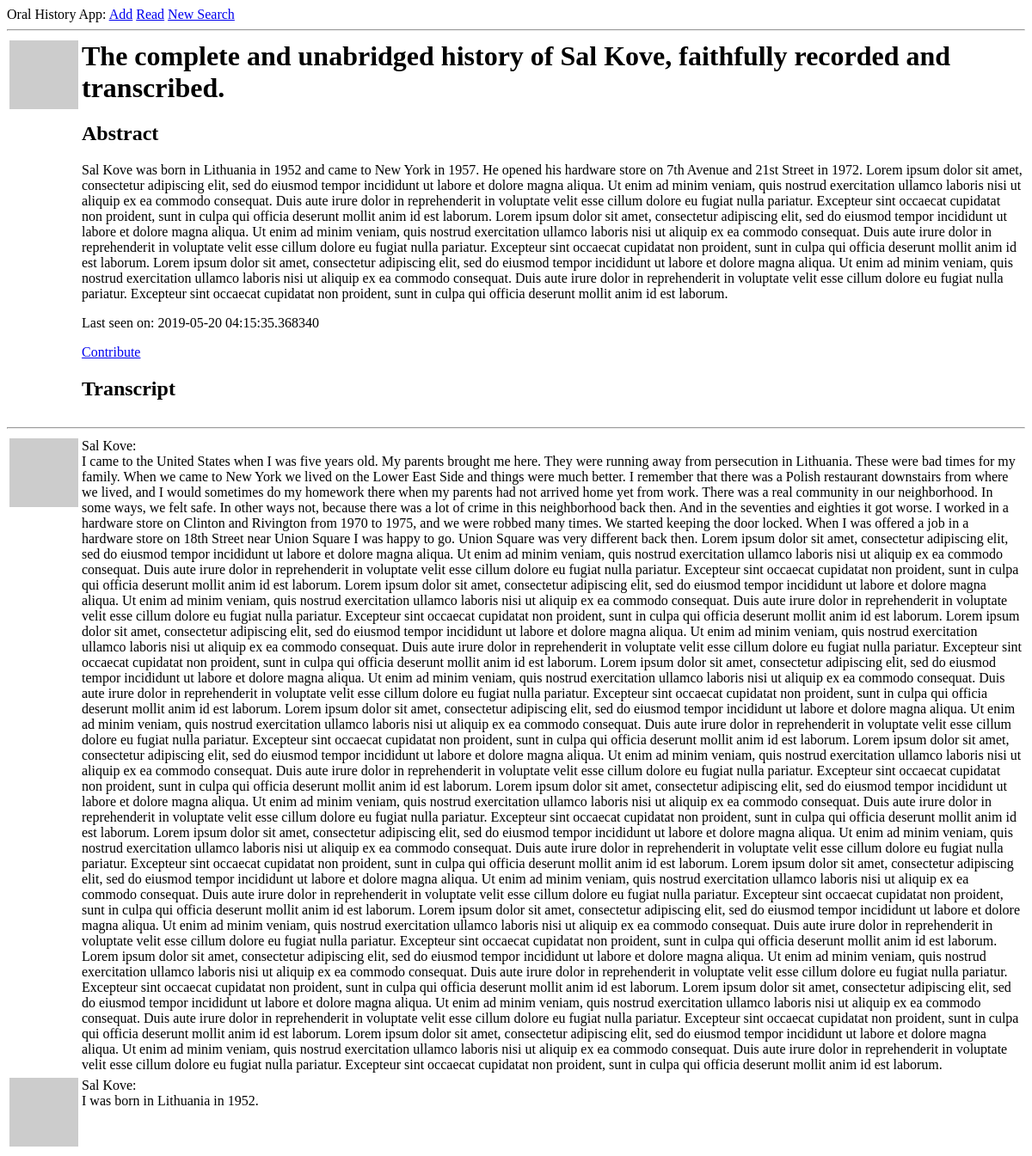
The app's page /user/Sal Kove (signed in), older data.
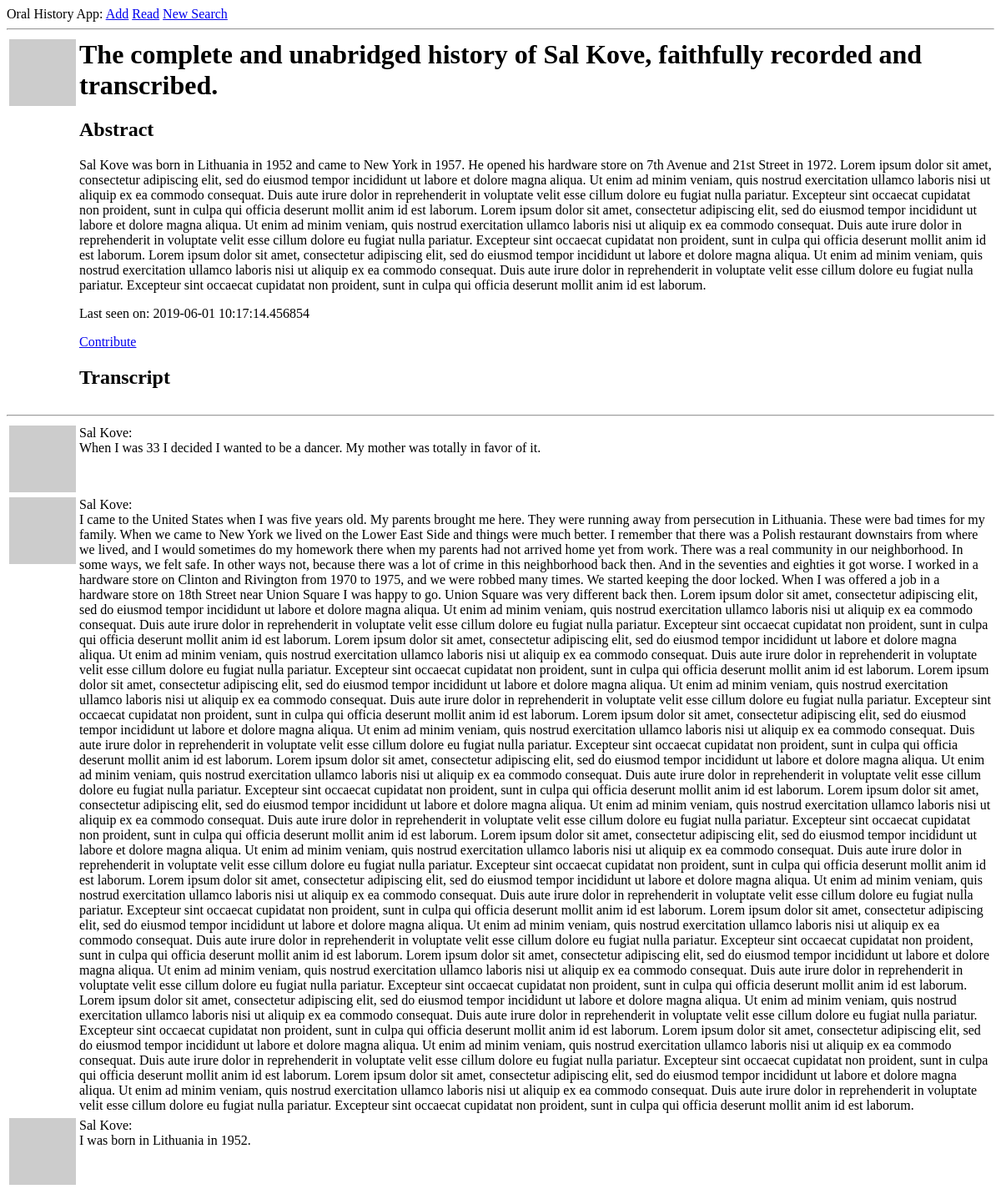
The same page, newer data.
### app/models.py (models this page shows, shortened)
class User(UserMixin, db.Model):
    id = db.Column(db.Integer, primary_key=True)
    username = db.Column(db.String(64), index=True, unique=True)
    email = db.Column(db.String(120), index=True, unique=True)
    password_hash = db.Column(db.String(128))
    posts = db.relationship('Post', backref='author', lazy='dynamic')
    about_me = db.Column(db.String(3000))
    last_seen = db.Column(db.DateTime, default=datetime.utcnow)
    followed = db.relationship(
        'User', secondary=followers,
        primaryjoin=(followers.c.follower_id == id),
        secondaryjoin=(followers.c.followed_id == id),
        backref=db.backref('followers', lazy='dynamic'), lazy='dynamic')
    def avatar(self, size):
        digest = md5(self.email.lower().encode('utf-8')).hexdigest()
        return 'https://www.gravatar.com/avatar/{}?d=identicon&s={}'.format(
            digest, size)
    def is_following(self, user):
        return self.followed.filter(
            followers.c.followed_id == user.id).count() > 0

class Post(db.Model):
    id = db.Column(db.Integer, primary_key=True)
    body = db.Column(db.String(10000))
    timestamp = db.Column(db.DateTime, index=True, default=datetime.utcnow)
    user_id = db.Column(db.Integer, db.ForeignKey('user.id'))

### app/routes.py (the view)
@app.route('/user/<username>')
@login_required
def user(username):
    user = User.query.filter_by(username=username).first_or_404()
    page = request.args.get('page', 1, type=int)
    posts = user.posts.order_by(Post.timestamp.desc()).paginate(
        page, app.config['POSTS_PER_PAGE'], False)
    next_url = url_for('user', username=user.username, page=posts.next_num) \
        if posts.has_next else None
    prev_url = url_for('user', username=user.username, page=posts.prev_num) \
        if posts.has_prev else None
    return render_template('user.html', user=user, posts=posts.items,
                           next_url=next_url, prev_url=prev_url)

### app/models.py (called while the page is built)
@login.user_loader
def load_user(id):
    return User.query.get(int(id))

### app/routes.py (called while the page is built)
@app.before_request
def before_request():
    if current_user.is_authenticated:
        current_user.last_seen = datetime.utcnow()
        db.session.commit()

### app/templates/user.html
{% extends "base.html" %}
{% block content %}
    <table>
        <tr valign="top">
            <td><img src="{{ user.avatar(128) }}"></td>
            <td>
                <h1>The complete and unabridged history of {{ user.username }}, faithfully recorded and transcribed.</h1>
                <h2>Abstract</h2>
                {% if user.about_me %}<p>{{ user.about_me }}</p>{% endif %}
                {% if user.last_seen %}<p>Last seen on: {{ user.last_seen }}</p>{% endif %}
                {% if user == current_user %}
                <p><a href="{{ url_for('edit_profile') }}">Edit abstract</a></p>
                {% elif not current_user.is_following(user) %}
                <p><a href="{{ url_for('follow', username=user.username) }}">Contribute</a></p>
                {% else %}
                <p><a href="{{ url_for('unfollow', username=user.username) }}">Stop contributing</a></p>
                {% endif %}
                <h2>Transcript</h2>
            </td>
        </tr>
    </table>
    <hr>
    {% for post in posts %}
        {% include '_post.html' %}
    {% endfor %}
{% endblock %}

### app/templates/_post.html
<table>
    <tr valign="top">
        <td><img src="{{ post.author.avatar(36) }}"></td>
        <td>{{ post.author.username }}:<br>{{ post.body }}</td>
    </tr>
</table>

Row changes from the older to the newer data that the page shows:
changed User "Sal Kove": last_seen "2019-05-20 04:15:35.368340" → "2019-06-01 10:17:14.456854"
added Post: author.username "Sal Kove", body "When I was 33 I decided I wanted to be a dancer. My mother was totally in favor of it."
